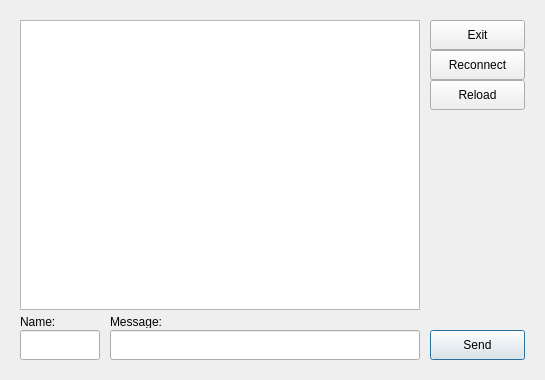
<?xml version="1.0" encoding="UTF-8"?>
<ui version="4.0">
 <class>MainWindow</class>
 <widget class="QMainWindow" name="MainWindow">
  <property name="geometry">
   <rect>
    <x>0</x>
    <y>0</y>
    <width>545</width>
    <height>380</height>
   </rect>
  </property>
  <property name="windowTitle">
   <string>IP:Port OpenLChat</string>
  </property>
  <widget class="QWidget" name="centralwidget">
   <widget class="QPushButton" name="SendButton">
    <property name="geometry">
     <rect>
      <x>430</x>
      <y>330</y>
      <width>95</width>
      <height>30</height>
     </rect>
    </property>
    <property name="text">
     <string>Send</string>
    </property>
    <property name="autoDefault">
     <bool>false</bool>
    </property>
    <property name="default">
     <bool>true</bool>
    </property>
   </widget>
   <widget class="QPushButton" name="ExitButton">
    <property name="geometry">
     <rect>
      <x>430</x>
      <y>20</y>
      <width>95</width>
      <height>30</height>
     </rect>
    </property>
    <property name="text">
     <string>Exit</string>
    </property>
   </widget>
   <widget class="QPushButton" name="ReloadButton">
    <property name="geometry">
     <rect>
      <x>430</x>
      <y>80</y>
      <width>95</width>
      <height>30</height>
     </rect>
    </property>
    <property name="text">
     <string>Reload</string>
    </property>
   </widget>
   <widget class="QLineEdit" name="NameEdit">
    <property name="geometry">
     <rect>
      <x>20</x>
      <y>330</y>
      <width>80</width>
      <height>30</height>
     </rect>
    </property>
   </widget>
   <widget class="QLineEdit" name="TextLine">
    <property name="geometry">
     <rect>
      <x>110</x>
      <y>330</y>
      <width>310</width>
      <height>30</height>
     </rect>
    </property>
   </widget>
   <widget class="QListWidget" name="MessagesWidget">
    <property name="geometry">
     <rect>
      <x>20</x>
      <y>20</y>
      <width>400</width>
      <height>290</height>
     </rect>
    </property>
    <property name="movement">
     <enum>QListView::Static</enum>
    </property>
   </widget>
   <widget class="QLabel" name="label">
    <property name="geometry">
     <rect>
      <x>20</x>
      <y>315</y>
      <width>47</width>
      <height>13</height>
     </rect>
    </property>
    <property name="text">
     <string>Name:</string>
    </property>
   </widget>
   <widget class="QLabel" name="label_2">
    <property name="geometry">
     <rect>
      <x>110</x>
      <y>315</y>
      <width>55</width>
      <height>13</height>
     </rect>
    </property>
    <property name="text">
     <string>Message:</string>
    </property>
   </widget>
   <widget class="QPushButton" name="ReconnectButton">
    <property name="geometry">
     <rect>
      <x>430</x>
      <y>50</y>
      <width>95</width>
      <height>30</height>
     </rect>
    </property>
    <property name="text">
     <string>Reconnect</string>
    </property>
   </widget>
   <widget class="QLabel" name="neko">
    <property name="geometry">
     <rect>
      <x>420</x>
      <y>110</y>
      <width>125</width>
      <height>230</height>
     </rect>
    </property>
    <property name="text">
     <string/>
    </property>
    <property name="pixmap">
     <pixmap>../pixelneko.png</pixmap>
    </property>
    <property name="scaledContents">
     <bool>true</bool>
    </property>
   </widget>
   <zorder>neko</zorder>
   <zorder>SendButton</zorder>
   <zorder>ExitButton</zorder>
   <zorder>ReloadButton</zorder>
   <zorder>NameEdit</zorder>
   <zorder>TextLine</zorder>
   <zorder>MessagesWidget</zorder>
   <zorder>label</zorder>
   <zorder>label_2</zorder>
   <zorder>ReconnectButton</zorder>
  </widget>
 </widget>
 <resources/>
 <connections/>
</ui>
